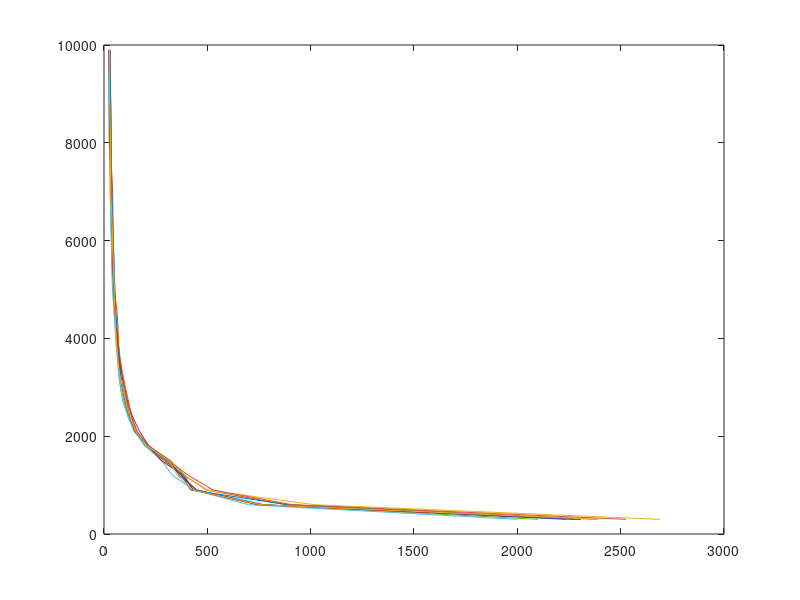
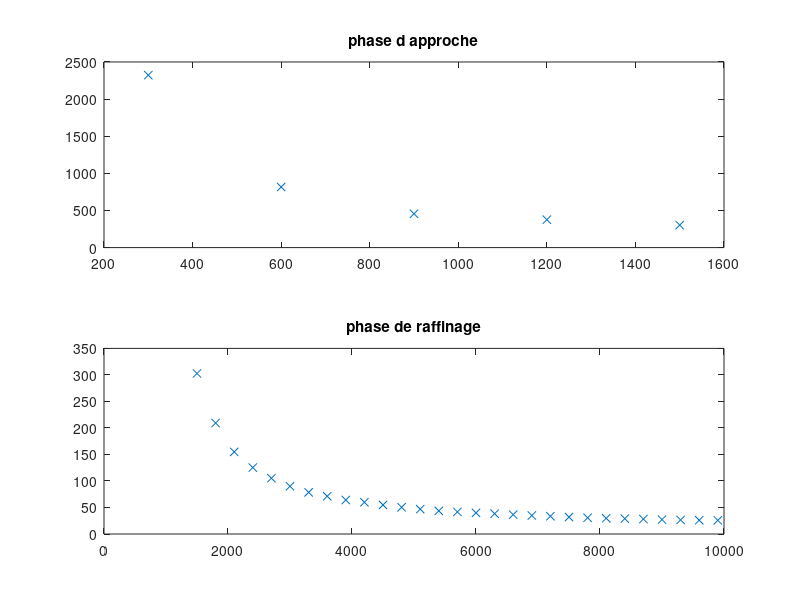

These figures' MATLAB source, in order:
u0=[2236.0, 773.0, 446.0, 374.0, 299.0, 198.0, 151.0, 121.0, 101.0, 88.0, 79.0, 74.0, 65.0, 61.0, 53.0, 48.0, 44.0, 43.0, 41.0, 39.0, 37.0, 34.0, 33.0, 32.0, 31.0, 30.0, 30.0, 30.0, 29.0, 27.0, 26.0, 26.0, 25.0];
u1=[2386.0, 879.0, 498.0, 388.0, 291.0, 208.0, 160.0, 133.0, 111.0, 95.0, 86.0, 77.0, 69.0, 64.0, 57.0, 53.0, 52.0, 48.0, 46.0, 45.0, 44.0, 43.0, 42.0, 40.0, 36.0, 36.0, 36.0, 35.0, 34.0, 32.0, 31.0, 30.0, 30.0];
u2=[2691.0, 1016.0, 494.0, 391.0, 324.0, 212.0, 156.0, 124.0, 101.0, 87.0, 73.0, 64.0, 58.0, 53.0, 50.0, 46.0, 42.0, 39.0, 38.0, 36.0, 36.0, 33.0, 29.0, 28.0, 27.0, 27.0, 26.0, 26.0, 25.0, 24.0, 22.0, 22.0, 22.0];
u3=[2281.0, 751.0, 449.0, 364.0, 319.0, 217.0, 172.0, 138.0, 115.0, 100.0, 85.0, 75.0, 66.0, 59.0, 55.0, 53.0, 49.0, 44.0, 41.0, 39.0, 38.0, 36.0, 35.0, 32.0, 32.0, 31.0, 31.0, 31.0, 30.0, 29.0, 29.0, 28.0, 28.0];
u4=[2100.0, 747.0, 424.0, 393.0, 303.0, 204.0, 150.0, 117.0, 97.0, 81.0, 73.0, 66.0, 63.0, 58.0, 55.0, 51.0, 46.0, 40.0, 37.0, 37.0, 34.0, 34.0, 34.0, 32.0, 30.0, 27.0, 25.0, 25.0, 25.0, 24.0, 24.0, 24.0, 23.0];
u5=[2000.0, 699.0, 436.0, 330.0, 279.0, 200.0, 145.0, 116.0, 91.0, 79.0, 69.0, 67.0, 60.0, 55.0, 49.0, 44.0, 40.0, 38.0, 37.0, 35.0, 34.0, 34.0, 34.0, 33.0, 31.0, 28.0, 27.0, 24.0, 24.0, 24.0, 24.0, 24.0, 23.0];
u6=[2307.0, 744.0, 433.0, 383.0, 278.0, 216.0, 149.0, 125.0, 107.0, 88.0, 79.0, 75.0, 64.0, 62.0, 53.0, 49.0, 48.0, 43.0, 42.0, 41.0, 39.0, 37.0, 35.0, 34.0, 32.0, 30.0, 28.0, 27.0, 26.0, 26.0, 26.0, 24.0, 24.0];
u7=[2308.0, 888.0, 419.0, 376.0, 307.0, 212.0, 153.0, 123.0, 104.0, 89.0, 78.0, 70.0, 65.0, 61.0, 58.0, 54.0, 51.0, 49.0, 48.0, 44.0, 43.0, 40.0, 39.0, 37.0, 34.0, 34.0, 33.0, 33.0, 32.0, 31.0, 30.0, 29.0, 29.0];
u8=[2526.0, 908.0, 527.0, 408.0, 312.0, 218.0, 159.0, 132.0, 119.0, 103.0, 89.0, 77.0, 70.0, 68.0, 64.0, 56.0, 48.0, 46.0, 44.0, 42.0, 39.0, 37.0, 35.0, 35.0, 34.0, 31.0, 30.0, 30.0, 29.0, 27.0, 27.0, 27.0, 27.0];
u9=[2396.0, 756.0, 428.0, 355.0, 315.0, 208.0, 153.0, 124.0, 106.0, 90.0, 74.0, 67.0, 61.0, 57.0, 54.0, 50.0, 49.0, 46.0, 43.0, 41.0, 39.0, 37.0, 33.0, 32.0, 32.0, 32.0, 31.0, 29.0, 28.0, 27.0, 26.0, 26.0, 26.0];
u=[u0; u1; u2; u3; u4; u5; u6; u7; u8; u9; ];
vect=300*(1:length(u0));

figure;
taille = length(u0);
umean = zeros(taille,1);
uincertitude = zeros(taille,1);
uintervalleincertitude = zeros(taille,2);
for i = 1:taille
  umean(i) = mean(u(:,i));
  uincertitude(i) = std(u(:,i))/sqrt(10);
  uintervalleincertitude(i,1) = umean(i) + uincertitude(i)*1.96;
  uintervalleincertitude(i,2) = umean(i) - uincertitude(i)*1.96;
end;


plot(u,vect);
figure;
subplot (2, 1, 1)
plot(vect(1:5),umean(1:5,:), 'x');
     vect(1:5),uintervalleincertitude(1:5,1),
     vect(1:5),uintervalleincertitude(1:5,2);
     title('phase d approche')

subplot (2, 1, 2);
plot(vect(5:end),umean(5:end,:), 'x');
     vect(5:end),uintervalleincertitude(5:end,1),
     vect(5:end),uintervalleincertitude(5:end,2);
     title('phase de raffinage')